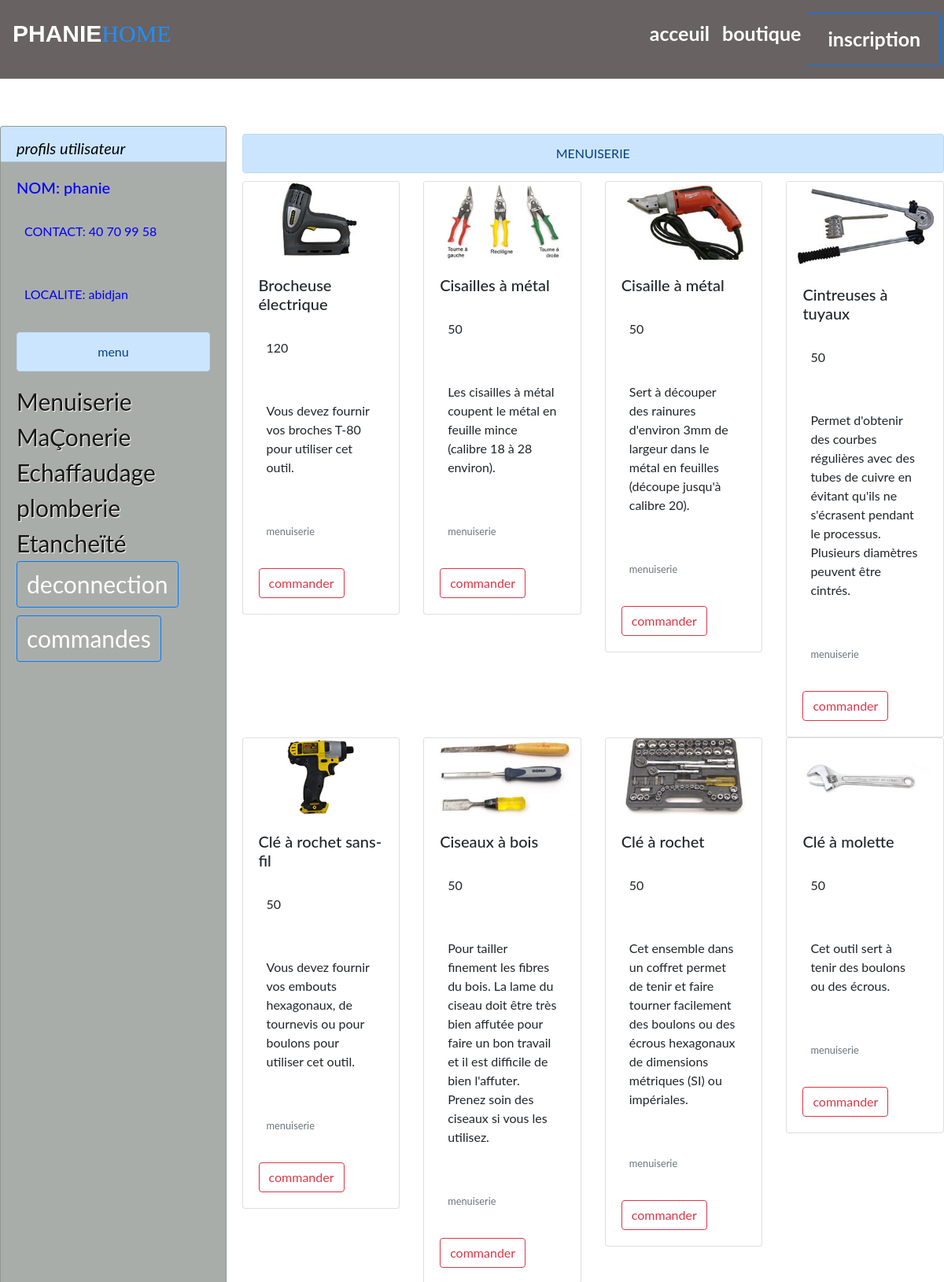
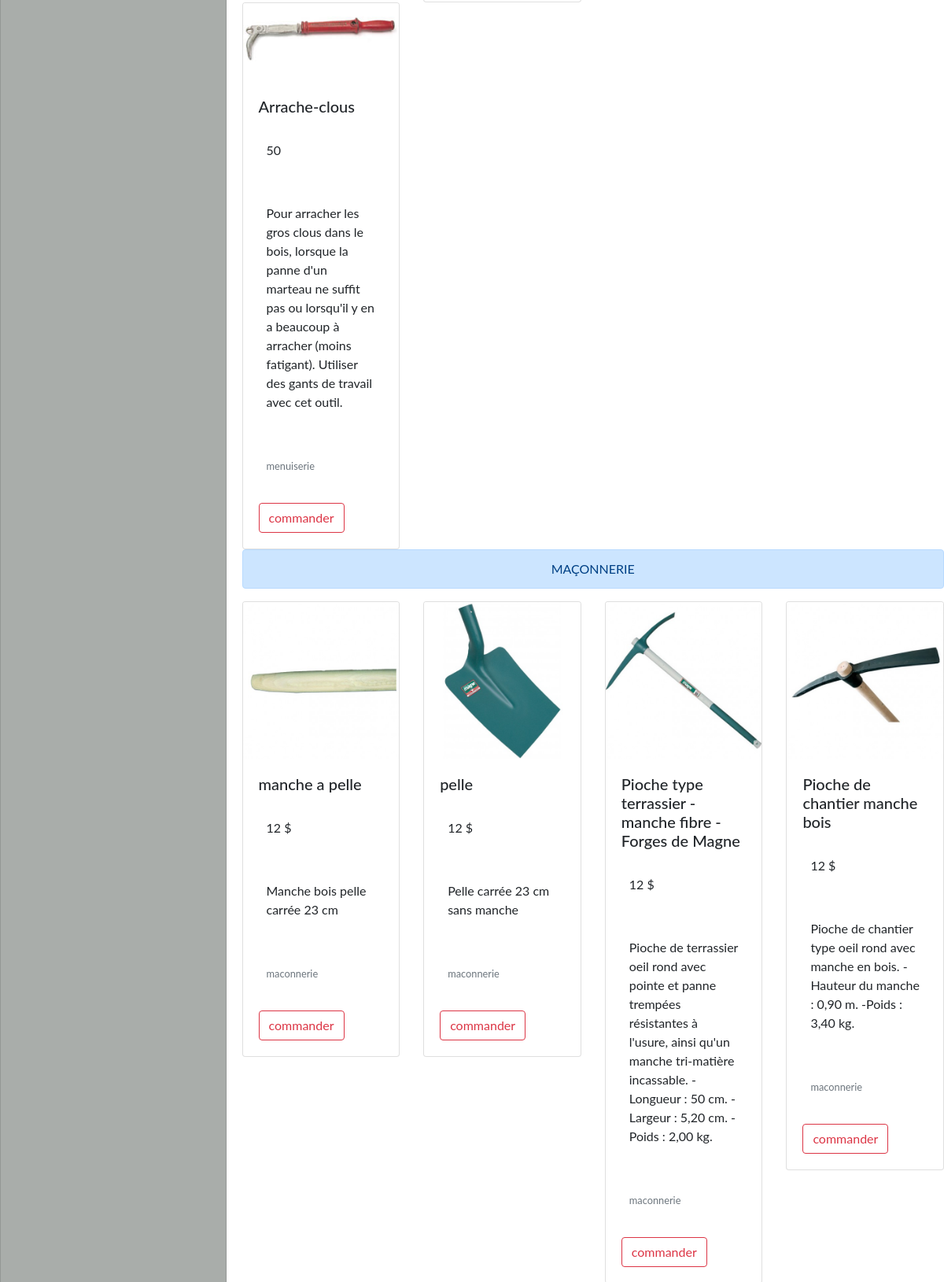
/test.php (signed in, upper part), run on the app's committed database (2 pictures, top to bottom).
### tables this page shows
CREATE TABLE `clients` (
  `id` int(11) NOT NULL,
  `nom` varchar(200) NOT NULL,
  `mdp` varchar(200) NOT NULL,
  `localite` varchar(200) NOT NULL,
  `contact` varchar(300) NOT NULL
);

CREATE TABLE `articles` (
  `id` int(11) NOT NULL,
  `nom_articles` varchar(200) NOT NULL,
  `prix_articles` varchar(200) NOT NULL,
  `image` varchar(200) NOT NULL,
  `categories` varchar(300) NOT NULL,
  `description` varchar(300) NOT NULL
);

### test.php (the view, shortened to what this page needs)
<?php
if(empty($_SESSION['id'])){
        header("location:connexion.php");
    }else{
?>
<!DOCTYPE html>
<html>
<head>
  <link rel="stylesheet" href="https://stackpath.bootstrapcdn.com/bootstrap/4.2.1/css/bootstrap.min.css">
  <link rel="stylesheet" type="text/css" href="css/test.css">
  <link rel="stylesheet" type="text/css" href="css/in.css">
</head>
<body>
<nav>
<?php require('header.php'); ?>
   	<div class="row" style="margin-top: 5%">
   		<?php
            $db = Database::connect();
            $req = $db->prepare("SELECT nom, contact ,localite FROM clients WHERE id = ?");
            $req->execute(array($_SESSION['id']));
            $item = $req->fetch();
        ?>
   		<div class="col-sm-3">
        <div class="card  mb-3" style="max-width: 18rem; margin-left: 20%; height: 55%; position: fixed;z-index:1;margin-left: 0%;margin-top: 0%;background-color:rgba(133,139,134,0.7); color: blue;width: 25%">
  <div class="card-header" style="font-style: italic;background-color: #cbe5ff;color: black">profils utilisateur</div>
  <div class="card-body">
   <h5 class="card-title">NOM: <?php echo $item['nom']?></h5>
    <p class="card-text">CONTACT: <?php echo $item['contact']?></p>
    <p class="card-text">LOCALITE: <?php echo $item['localite']?></p>
    <section >
      <div class="alert alert-primary animated lightSpeedIn" style="text-align: center;"> menu</div>
    <a  style="color: rgba(23,23,23,1);font-size: 30Px;text-decoration: none;text-shadow: 1px 1px 1px white;" href="#Me">Menuiserie</a><br>
    <a style="color: rgba(23,23,23,1);font-size: 30Px;text-decoration: none;text-shadow: 1px 1px 1px white;" href="#Ma">MaÇonerie</a><br>
    <a  style="color: rgba(23,23,23,1);font-size: 30Px;text-decoration: none;text-shadow: 1px 1px 1px white;" href="#ec">Echaffaudage</a><br>
    <a  style="color: rgba(23,23,23,1);font-size: 30Px;text-decoration: none;text-shadow: 1px 1px 1px white;" href="#pl">plomberie</a><br>
    <a  style="color: rgba(23,23,23,1);font-size: 30Px;text-decoration: none;text-shadow: 1px 1px 1px white;" href="#et">Etancheïté</a><br>
     <a  class="btn btn-outline-primary" style="color: white;font-size: 30Px;text-decoration: none; margin-bottom: 10px"  href="deconnection.php">deconnection</a><br>
  <a class="btn btn-outline-primary" style="color: white;font-size: 30Px;text-decoration: none;" href="panier.php">commandes</a>
    </section>
  </div>
</div>
   		</div>
   		<div class="col-sm-9">
  <?php
 $db = Database::connect();
 $req = $db->prepare('SELECT  * FROM articles WHERE categories = ? ' );
 $req->execute(array("menuiserie"));
?>
	<div class="alert alert-primary" style="text-align: center;text-transform: uppercase; margin-top: 10px; margin-bottom: 10px;"id="Me"> menuiserie</div>
   	 <div class="row" >
    	<?php while ($item = $req->fetch()) { ?>
      <div class="col-sm-3">
        <div class="card">
		    <img src="css/img/<?php echo $item['image']?>" class="card-img-top" alt="...">
		    <div class="card-body">
		      <h5 class="card-title"><?php echo $item['nom_articles']?></h5>
		      <p class="card-text"><?php echo $item['prix_articles']?></p>
		      <p class="card-text"><?php echo $item['description']?></p>
		      <p class="card-text"><small class="text-muted"><?php echo $item['categories']?></small></p>
		      <a class="btn btn-outline-danger" href="traitement2.php?id=<?php echo $item['id']?>&prix=<?php echo $item['prix_articles']?>&nom=<?php echo $item['nom_articles']?>">commander</a>
    		</div>
  	  </div>
    </div>
     <?php  } ?>
   </div>
   <?php
 $db = Database::connect();
 $req = $db->prepare('SELECT  * FROM articles WHERE categories = ? ' );
 $req->execute(array("maconnerie"));
?>
<div class="alert alert-primary" style="text-align: center;text-transform: uppercase;" id="Ma">maçonnerie</div>
   	<div class="row" >
    	<?php while ($item = $req->fetch()) { ?>
      <div class="col-sm-3">
        <div class="card">
		    <img src="css/img/<?php echo $item['image']?>" class="card-img-top" alt="...">
		    <div class="card-body">
		      <h5 class="card-title"><?php echo $item['nom_articles']?></h5>
		      <p class="card-text"><?php echo $item['prix_articles']?> $</p>
		      <p class="card-text"><?php echo $item['description']?></p>
		      <p class="card-text"><small class="text-muted"><?php echo $item['categories']?></small></p>
		      <a class="btn btn-outline-danger" href="traitement2.php?id=<?php echo $item['id']?>&prix=<?php echo $item['prix_articles']?>&nom=<?php echo $item['nom_articles']?>">commander</a>
    		</div>
  	  </div>
    </div>
     <?php  } ?>
   </div>
   		</div>
   	</div>
   <?php include 'footer.php'; ?>
</body>
</html>
<?php } ?>

### css/in.css (style rules this page uses)
nav { background-color: rgba(90,83,83,0.7); height: 100px; }
.card-text { padding-top: 20px; padding-bottom:20px; padding-left: 10px; padding-right: 10px; }
.card-header { background-color: #585858; height: 45px; font-size: 20Px; color: white; }
body { font-family: "Lato", sans-serif; transition: background-color .5s; }

### data on the page
clients: nom "phanie", contact "40 70 99 58", localite "abidjan"
articles: image (picture), nom_articles "Brocheuse électrique", prix_articles "120", description "Vous devez fournir vos broches T-80 pour utiliser cet outil.", categories "menuiserie"
articles: image (picture), nom_articles "Cisailles à métal", prix_articles "50", description "Les cisailles à métal coupent le métal en feuille mince (calibre 18 à 28 environ).", categories "menuiserie"
articles: image (picture), nom_articles "Cisaille à métal", prix_articles "50", description "Sert à découper des rainures d'environ 3mm de largeur dans le métal en feuilles (découpe jusqu'à calibre 20).", categories "menuiserie"
articles: image (picture), nom_articles "Cintreuses à tuyaux", prix_articles "50", description "Permet d'obtenir des courbes régulières avec des tubes de cuivre en évitant qu'ils ne s'écrasent pendant le processus. Plusieurs diamètres peuvent être cintrés.", categories "menuiserie"
articles: image (picture), nom_articles "Clé à rochet sans-fil", prix_articles "50", description "Vous devez fournir vos embouts hexagonaux, de tournevis ou pour boulons pour utiliser cet outil.", categories "menuiserie"
articles: image (picture), nom_articles "Ciseaux à bois", prix_articles "50", description "Pour tailler finement les fibres du bois. La lame du ciseau doit être très bien affutée pour faire un bon travail et il est difficile de bien l'affuter. Prenez soin des ciseaux si vous les utilisez.", categories "menuiserie"
articles: image (picture), nom_articles "Clé à rochet", prix_articles "50", description "Cet ensemble dans un coffret permet de tenir et faire tourner facilement des boulons ou des écrous hexagonaux de dimensions métriques (SI) ou impériales.", categories "menuiserie"
articles: image (picture), nom_articles "Clé à molette", prix_articles "50", description "Cet outil sert à tenir des boulons ou des écrous.", categories "menuiserie"
articles: image (picture), nom_articles "Arrache-clous", prix_articles "50", description "Pour arracher les gros clous dans le bois, lorsque la panne d'un marteau ne suffit pas ou lorsqu'il y en a beaucoup à arracher (moins fatigant). Utiliser des gants de travail avec cet outil.", categories "menuiserie"
articles: image (picture), nom_articles "manche a pelle", prix_articles "12", description "Manche bois pelle carrée 23 cm", categories "maconnerie"
articles: image (picture), nom_articles "pelle", prix_articles "12", description "Pelle carrée 23 cm sans manche", categories "maconnerie"
articles: image (picture), nom_articles "Pioche type terrassier - manche fibre - Forges de Magne", prix_articles "12", description "Pioche de terrassier oeil rond avec pointe et panne trempées résistantes à l'usure, ainsi qu'un manche tri-matière incassable. -Longueur : 50 cm. -Largeur : 5,20 cm. -Poids : 2,00 kg.", categories "maconnerie"
articles: image (picture), nom_articles "Pioche de chantier manche bois", prix_articles "12", description "Pioche de chantier type oeil rond avec manche en bois. -Hauteur du manche : 0,90 m. -Poids : 3,40 kg.", categories "maconnerie"
